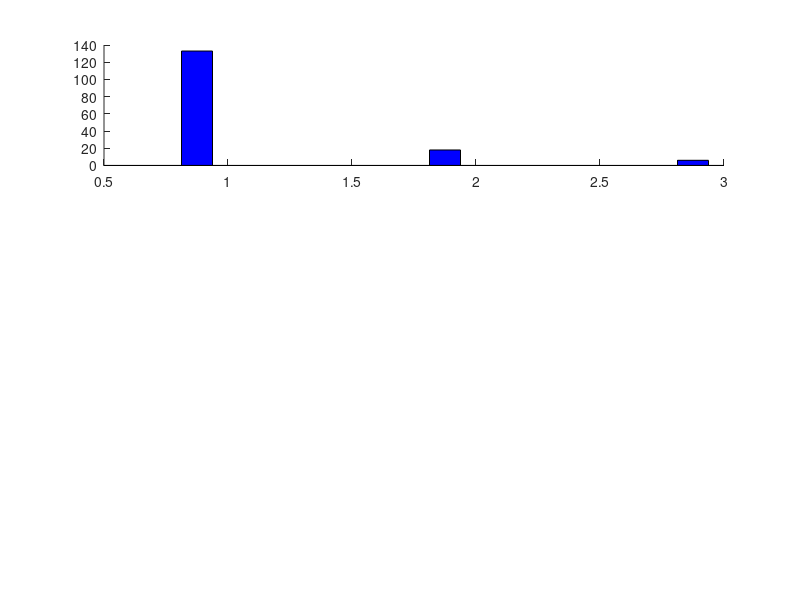

MATLAB code for this plot: (Note: this script raises an error after producing the figure.)
ampRot = [[30  35  56]; [29  22  44]; [60  11  21]];
varRot = [[175  34  23]; [196  31   22]; [146  26  20]];
var = [[133  18   6]; [118  35  24]; [146  26  20]];
x = 1:3;

figure;
subplot(3, 1, 1)
hold on;
bar((x - 0.125), var(1, :), 0.125, 'b', 'FaceAlpha', 0.5);
bar(x, var(2, :), 0.125, 'g', 'FaceAlpha', 0.5);
bar((x + 0.125), var(3, :), 0.125, 'm', 'FaceAlpha', 0.5);
legend(["X Comp" "Y Comp" "Z Comp"]);
ylim([0 200]);
xlim([0.75 3.25]);
xticks([1 2 3]);
xticklabels(["0.01-0.10" "0.10-1.00" "0.50-2.00"]);
xlabel("Frequency Band (hz)");
ylabel("Number of Visible Events");
title("Variance Based SNR, Unrotated");
hold off;

subplot(3, 1, 2)
hold on;
bar((x - 0.125), varRot(1, :), 0.125, 'b', 'FaceAlpha', 0.5);
bar(x, varRot(2, :), 0.125, 'g', 'FaceAlpha', 0.5);
bar((x + 0.125), varRot(3, :), 0.125, 'm', 'FaceAlpha', 0.5);
legend(["X Comp" "Y Comp" "Z Comp"]);
ylim([0 200]);
xlim([0.75 3.25]);
xticks([1 2 3]);
xticklabels(["0.01-0.10" "0.10-1.00" "0.50-2.00"]);
xlabel("Frequency Band (hz)");
ylabel("Number of Visible Events");
title("Variance Based SNR, Rotated");
hold off;

subplot(3, 1, 3)
hold on;
bar((x - 0.125), ampRot(1, :), 0.125, 'b', 'FaceAlpha', 0.5);
bar(x, ampRot(2, :), 0.125, 'g', 'FaceAlpha', 0.5);
bar((x + 0.125), ampRot(3, :), 0.125, 'm', 'FaceAlpha', 0.5);
legend(["X Comp" "Y Comp" "Z Comp"]);
ylim([0 200]);
xlim([0.75 3.25]);
xticks([1 2 3]);
xticklabels(["0.01-0.10" "0.10-1.00" "0.50-2.00"]);
xlabel("Frequency Band (hz)");
ylabel("Number of Visible Events");
title("Amplitude Based SNR, Rotated");
hold off;